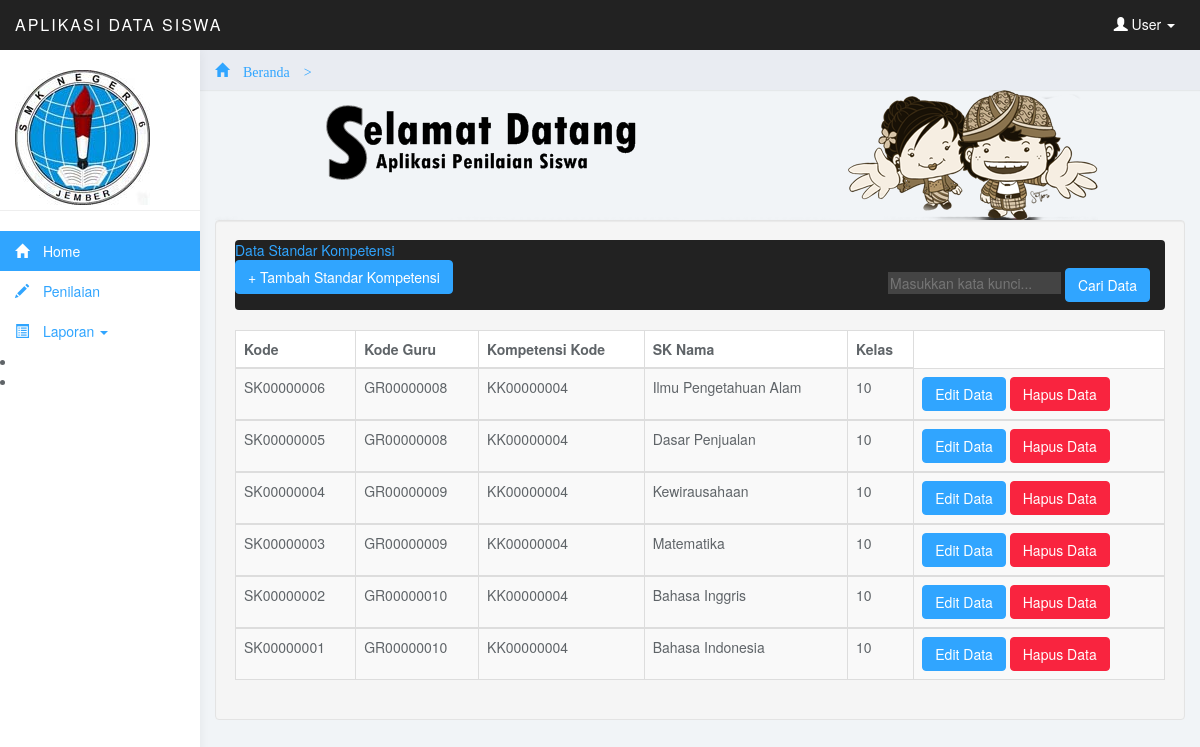
The page /admin/menu.php?page=skompetensiview&kompetensi=KK00000004&kelas=10 (signed in) on the database its author committed.
### tables this page shows
CREATE TABLE IF NOT EXISTS `tb_standarkompetensi` (
  `sk_kode` char(10) NOT NULL,
  `guru_kode` char(10) NOT NULL,
  `kompetensi_kode` char(10) NOT NULL,
  `sk_nama` varchar(60) NOT NULL,
  `kelas` varchar(10) NOT NULL,
  `kkm` varchar(3) NOT NULL,
  PRIMARY KEY (`sk_kode`)
);

### admin/Data/Skompetensi/skompetensi_view.php (the view, shortened to what this page needs)
<?php
$kelas=$_GET['kelas'];
$kompetensi=$_GET['kompetensi'];
include 'db/koneksi.php';
if(isset($_POST['cari'])){
$query = "SELECT * FROM tb_standarkompetensi where kelas='$kelas' and kompetensi_kode='$kompetensi' and sk_nama REGEXP '".$_POST['cari']."'";
$result = mysql_query($query);
}else{
$query = "SELECT * FROM tb_standarkompetensi where kelas='$kelas' and kompetensi_kode='$kompetensi'";
$result = mysql_query($query);
}
?>
<div class="well">
	<div class="navbar navbar-inverse row-fluid">
	  <div class="navbar-inner span12">
 <div class="table-header">
		  <a class="brand" href='?page=skompetensikelas'>Data Standar Kompetensi</a>
		  <div class="nav-collapse">
<a href='?page=skompetensiadd&kelas=<?php echo $kelas ?>&kompetensi=<?php echo $kompetensi ?>' class="small-box"><button class="btn btn-primary">+ Tambah Standar Kompetensi</button></a>
		<form  class="navbar-form pull-right" method="post" accept-charset="utf-8" enctype="multipart/form-data">		  <input type="text"  placeholder="Masukkan kata kunci..." name="cari">
		  <button type="submit" class="btn btn-primary" name="btncari">Cari Data</button>
		</form>		</div>
		</div>
</div>
</div>
<section>
<table class="table table-striped table-bordered table-hover">
    <thead>
    <tr>
         <td> <b>Kode</b> </td>
        <td class='hidden-480'> <b>Kode Guru  </b> </td>
		  <td class='hidden-480'> <b>Kompetensi Kode</b> </td>
		   <td class='hidden-480'> <b> SK Nama</b> </td>
		   <td class='hidden-480'> <b> Kelas </b> </td>
     </tr>
	 </thead>
<?php
while ($data = mysql_fetch_array($result)) {
  ?>
  <?php echo "<tbody><tr>
            <td>".$data['sk_kode']."</td>
			<td class='hidden-480'>".$data['guru_kode']."</td>
		<td class='hidden-480'>".$data['kompetensi_kode']."</td>
			<td class='hidden-480'>".$data['sk_nama']."</td>
			<td class='hidden-480'>".$data['kelas']."</td>";
?>
     <td>
	        <div class="btn-group">
	            <a href="?page=skompetensiedit&Kode=<?php echo $data['sk_kode']; ?>&kelas=<?php echo $kelas ?>&kompetensi=<?php echo $kompetensi ?>"><button class='btn btn-mini btn-primary'> Edit Data</button></a>
	            <a href="?page=skompetensidelete&Kode=<?php echo $data['sk_kode']; ?>&kelas=<?php echo $kelas ?>&kompetensi=<?php echo $kompetensi ?>" onClick="return confirm('Anda yakin..???');"><button class='btn btn-mini btn-danger'> Hapus Data</button></a>
	        </div>
		</td> </tr></tbody>
        <?php
}
echo "  </table>";
?>

### admin/css/styles.css (style rules this page uses)
body { background: #f1f4f7; padding-top: 50px; color: #5f6468; }
a, a:hover, a:focus { color: #30a5ff; }
.btn-primary, .btn-primary:hover, .btn-primary:focus, .btn-primary:active, .btn-primary.active, .open > .dropdown-toggle.btn-primary, .btn-primary.disabled, .btn-primary[disabled], fieldset[disabled] .btn-primary, .btn-primary.disabled:hover, .btn-primary[disabled]:hover, fieldset[disabled] .btn-primary:hover, .btn-primary.disabled:focus, .btn-primary[disabled]:focus, fieldset[disabled] .btn-primary:focus, .btn-primary.disabled:active, .btn-primary[disabled]:active, fieldset[disabled] .btn-primary:active, .btn-primary.disabled.active, .btn-primary[disabled].active, fieldset[disabled] .btn-primary.active { background-color: #30a5ff; border-color: #30a5ff; }
.btn-danger, .btn-danger:hover, .btn-danger:focus, .btn-danger:active, .btn-danger.active, .open > .dropdown-toggle.btn-danger, .btn-danger.disabled, .btn-danger[disabled], fieldset[disabled] .btn-danger, .btn-danger.disabled:hover, .btn-danger[disabled]:hover, fieldset[disabled] .btn-danger:hover, .btn-danger.disabled:focus, .btn-danger[disabled]:focus, fieldset[disabled] .btn-danger:focus, .btn-danger.disabled:active, .btn-danger[disabled]:active, fieldset[disabled] .btn-danger:active, .btn-danger.disabled.active, .btn-danger[disabled].active, fieldset[disabled] .btn-danger.active { background-color: #f9243f; border-color: #f9243f; }
.navbar { border: 0; }
.navbar input { border: 0; background: #444; color: #fff; }
.table { background: #fff; }

### rows shown on the page
tb_standarkompetensi: sk_kode "SK00000006", guru_kode "GR00000008", kompetensi_kode "KK00000004", sk_nama "Ilmu Pengetahuan Alam", kelas "10"
tb_standarkompetensi: sk_kode "SK00000005", guru_kode "GR00000008", kompetensi_kode "KK00000004", sk_nama "Dasar Penjualan", kelas "10"
tb_standarkompetensi: sk_kode "SK00000004", guru_kode "GR00000009", kompetensi_kode "KK00000004", sk_nama "Kewirausahaan", kelas "10"
tb_standarkompetensi: sk_kode "SK00000003", guru_kode "GR00000009", kompetensi_kode "KK00000004", sk_nama "Matematika", kelas "10"
tb_standarkompetensi: sk_kode "SK00000002", guru_kode "GR00000010", kompetensi_kode "KK00000004", sk_nama "Bahasa Inggris", kelas "10"
tb_standarkompetensi: sk_kode "SK00000001", guru_kode "GR00000010", kompetensi_kode "KK00000004", sk_nama "Bahasa Indonesia", kelas "10"
